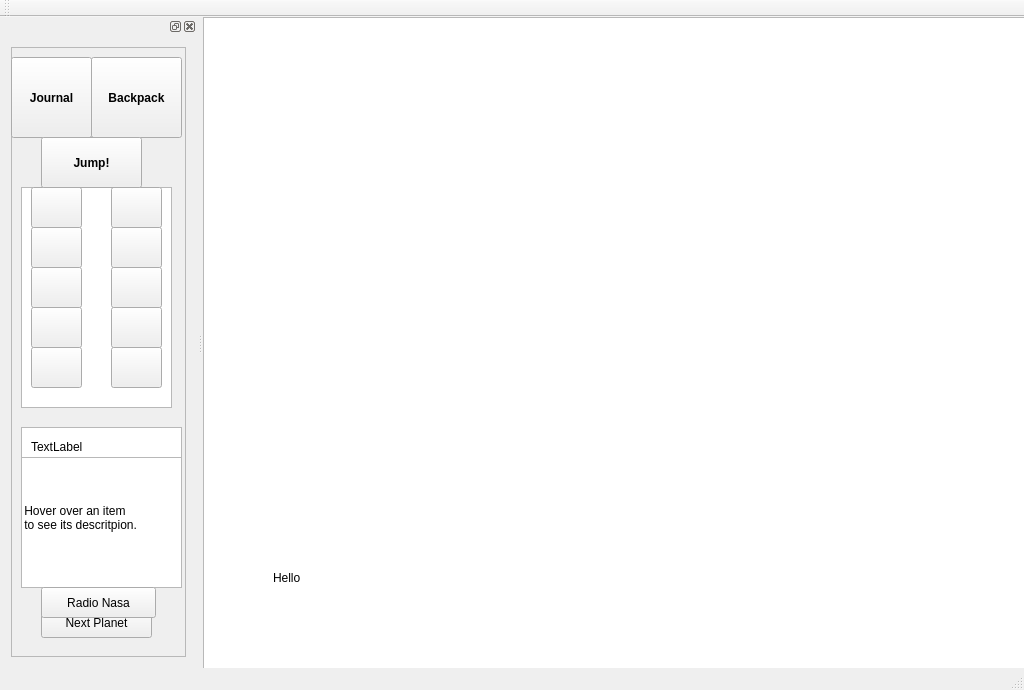
<?xml version="1.0" encoding="UTF-8"?>
<ui version="4.0">
 <class>MainWindow</class>
 <widget class="QMainWindow" name="MainWindow">
  <property name="geometry">
   <rect>
    <x>0</x>
    <y>0</y>
    <width>1024</width>
    <height>690</height>
   </rect>
  </property>
  <property name="windowTitle">
   <string>MainWindow</string>
  </property>
  <widget class="QWidget" name="centralWidget">
   <widget class="QGraphicsView" name="graphicsView">
    <property name="geometry">
     <rect>
      <x>0</x>
      <y>0</y>
      <width>1200</width>
      <height>1200</height>
     </rect>
    </property>
   </widget>
   <widget class="QLabel" name="instructions">
    <property name="geometry">
     <rect>
      <x>70</x>
      <y>510</y>
      <width>181</width>
      <height>101</height>
     </rect>
    </property>
    <property name="text">
     <string>Hello</string>
    </property>
   </widget>
  </widget>
  <widget class="QMenuBar" name="menuBar">
   <property name="geometry">
    <rect>
     <x>0</x>
     <y>0</y>
     <width>1024</width>
     <height>22</height>
    </rect>
   </property>
  </widget>
  <widget class="QToolBar" name="mainToolBar">
   <attribute name="toolBarArea">
    <enum>TopToolBarArea</enum>
   </attribute>
   <attribute name="toolBarBreak">
    <bool>false</bool>
   </attribute>
  </widget>
  <widget class="QStatusBar" name="statusBar"/>
  <widget class="QDockWidget" name="dockWidget">
   <property name="minimumSize">
    <size>
     <width>197</width>
     <height>378</height>
    </size>
   </property>
   <attribute name="dockWidgetArea">
    <number>1</number>
   </attribute>
   <widget class="QWidget" name="dockWidgetContents">
    <layout class="QVBoxLayout" name="verticalLayout">
     <item>
      <widget class="QFrame" name="frame">
       <property name="enabled">
        <bool>true</bool>
       </property>
       <property name="frameShape">
        <enum>QFrame::StyledPanel</enum>
       </property>
       <property name="frameShadow">
        <enum>QFrame::Raised</enum>
       </property>
       <widget class="QPushButton" name="journalButton">
        <property name="geometry">
         <rect>
          <x>0</x>
          <y>10</y>
          <width>81</width>
          <height>81</height>
         </rect>
        </property>
        <property name="font">
         <font>
          <weight>75</weight>
          <bold>true</bold>
         </font>
        </property>
        <property name="text">
         <string>Journal</string>
        </property>
       </widget>
       <widget class="QPushButton" name="nextPlanet">
        <property name="geometry">
         <rect>
          <x>30</x>
          <y>560</y>
          <width>111</width>
          <height>31</height>
         </rect>
        </property>
        <property name="text">
         <string>Next Planet</string>
        </property>
       </widget>
       <widget class="QListView" name="listView">
        <property name="geometry">
         <rect>
          <x>10</x>
          <y>140</y>
          <width>151</width>
          <height>221</height>
         </rect>
        </property>
       </widget>
       <widget class="QPushButton" name="item1Button">
        <property name="geometry">
         <rect>
          <x>20</x>
          <y>140</y>
          <width>51</width>
          <height>41</height>
         </rect>
        </property>
        <property name="text">
         <string/>
        </property>
       </widget>
       <widget class="QListView" name="listView_2">
        <property name="geometry">
         <rect>
          <x>10</x>
          <y>380</y>
          <width>161</width>
          <height>31</height>
         </rect>
        </property>
       </widget>
       <widget class="QLabel" name="itemNameLabel">
        <property name="geometry">
         <rect>
          <x>20</x>
          <y>390</y>
          <width>121</width>
          <height>20</height>
         </rect>
        </property>
        <property name="text">
         <string>TextLabel</string>
        </property>
       </widget>
       <widget class="QPushButton" name="item2Button">
        <property name="geometry">
         <rect>
          <x>100</x>
          <y>140</y>
          <width>51</width>
          <height>41</height>
         </rect>
        </property>
        <property name="text">
         <string/>
        </property>
       </widget>
       <widget class="QPushButton" name="item3Button">
        <property name="geometry">
         <rect>
          <x>20</x>
          <y>180</y>
          <width>51</width>
          <height>41</height>
         </rect>
        </property>
        <property name="text">
         <string/>
        </property>
       </widget>
       <widget class="QPushButton" name="item4Button">
        <property name="geometry">
         <rect>
          <x>100</x>
          <y>180</y>
          <width>51</width>
          <height>41</height>
         </rect>
        </property>
        <property name="text">
         <string/>
        </property>
       </widget>
       <widget class="QPushButton" name="item5Button">
        <property name="geometry">
         <rect>
          <x>20</x>
          <y>220</y>
          <width>51</width>
          <height>41</height>
         </rect>
        </property>
        <property name="text">
         <string/>
        </property>
       </widget>
       <widget class="QPushButton" name="item6Button">
        <property name="geometry">
         <rect>
          <x>100</x>
          <y>220</y>
          <width>51</width>
          <height>41</height>
         </rect>
        </property>
        <property name="text">
         <string/>
        </property>
       </widget>
       <widget class="QPushButton" name="item7Button">
        <property name="geometry">
         <rect>
          <x>20</x>
          <y>260</y>
          <width>51</width>
          <height>41</height>
         </rect>
        </property>
        <property name="text">
         <string/>
        </property>
       </widget>
       <widget class="QPushButton" name="item8Button">
        <property name="geometry">
         <rect>
          <x>100</x>
          <y>260</y>
          <width>51</width>
          <height>41</height>
         </rect>
        </property>
        <property name="text">
         <string/>
        </property>
       </widget>
       <widget class="QPushButton" name="item9Button">
        <property name="geometry">
         <rect>
          <x>20</x>
          <y>300</y>
          <width>51</width>
          <height>41</height>
         </rect>
        </property>
        <property name="text">
         <string/>
        </property>
       </widget>
       <widget class="QPushButton" name="item10Button">
        <property name="geometry">
         <rect>
          <x>100</x>
          <y>300</y>
          <width>51</width>
          <height>41</height>
         </rect>
        </property>
        <property name="text">
         <string/>
        </property>
       </widget>
       <widget class="QTextEdit" name="textEdit">
        <property name="geometry">
         <rect>
          <x>10</x>
          <y>410</y>
          <width>161</width>
          <height>131</height>
         </rect>
        </property>
       </widget>
       <widget class="QLabel" name="itemDescriptionLabel">
        <property name="geometry">
         <rect>
          <x>10</x>
          <y>410</y>
          <width>161</width>
          <height>121</height>
         </rect>
        </property>
        <property name="text">
         <string> Hover over an item
 to see its descritpion.</string>
        </property>
       </widget>
       <widget class="QPushButton" name="backpackButton">
        <property name="geometry">
         <rect>
          <x>80</x>
          <y>10</y>
          <width>91</width>
          <height>81</height>
         </rect>
        </property>
        <property name="font">
         <font>
          <weight>75</weight>
          <bold>true</bold>
         </font>
        </property>
        <property name="text">
         <string>Backpack</string>
        </property>
       </widget>
       <widget class="QPushButton" name="jump">
        <property name="geometry">
         <rect>
          <x>30</x>
          <y>90</y>
          <width>101</width>
          <height>51</height>
         </rect>
        </property>
        <property name="font">
         <font>
          <weight>75</weight>
          <bold>true</bold>
         </font>
        </property>
        <property name="text">
         <string>Jump!</string>
        </property>
       </widget>
       <widget class="QPushButton" name="radioNasa">
        <property name="geometry">
         <rect>
          <x>30</x>
          <y>540</y>
          <width>115</width>
          <height>31</height>
         </rect>
        </property>
        <property name="text">
         <string>Radio Nasa</string>
        </property>
       </widget>
       <zorder>journalButton</zorder>
       <zorder>textEdit</zorder>
       <zorder>listView_2</zorder>
       <zorder>nextPlanet</zorder>
       <zorder>listView</zorder>
       <zorder>item1Button</zorder>
       <zorder>itemNameLabel</zorder>
       <zorder>item2Button</zorder>
       <zorder>item3Button</zorder>
       <zorder>item4Button</zorder>
       <zorder>item5Button</zorder>
       <zorder>item6Button</zorder>
       <zorder>item7Button</zorder>
       <zorder>item8Button</zorder>
       <zorder>item9Button</zorder>
       <zorder>item10Button</zorder>
       <zorder>itemDescriptionLabel</zorder>
       <zorder>backpackButton</zorder>
       <zorder>jump</zorder>
       <zorder>radioNasa</zorder>
      </widget>
     </item>
    </layout>
   </widget>
  </widget>
 </widget>
 <layoutdefault spacing="6" margin="11"/>
 <resources/>
 <connections/>
</ui>
